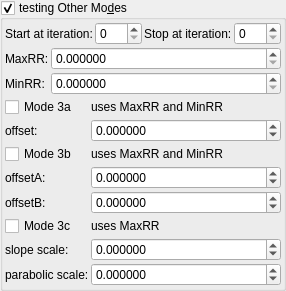
    <widget class="MyGroupBox" name="groupCheck_transf_function_enabledCy_false">
     <property name="toolTip">
      <string>&lt;html&gt;&lt;head/&gt;&lt;body&gt;&lt;p&gt;Adjusts the DE every time this slot is iterated.&lt;/p&gt;&lt;p&gt;The aim is to keep these parameters as low as possible.&lt;/p&gt;&lt;p&gt;High values improve the DE, but detail is lost.&lt;/p&gt;&lt;p&gt;Occasionally a negative Offset value is used. &lt;/p&gt;&lt;/body&gt;&lt;/html&gt;</string>
     </property>
     <property name="title">
      <string>testing Other Mo&amp;des</string>
     </property>
     <property name="checkable">
      <bool>true</bool>
     </property>
     <layout class="QVBoxLayout" name="verticalLayout_15" stretch="0,0,0">
      <property name="spacing">
       <number>2</number>
      </property>
      <property name="leftMargin">
       <number>2</number>
      </property>
      <property name="topMargin">
       <number>2</number>
      </property>
      <property name="rightMargin">
       <number>2</number>
      </property>
      <property name="bottomMargin">
       <number>2</number>
      </property>
      <item>
       <layout class="QGridLayout" name="gridLayout_65">
        <property name="spacing">
         <number>2</number>
        </property>
        <item row="1" column="1">
         <widget class="MySpinBox" name="spinboxInt_transf_start_iterations_B">
          <property name="sizePolicy">
           <sizepolicy hsizetype="Minimum" vsizetype="Maximum">
            <horstretch>0</horstretch>
            <verstretch>0</verstretch>
           </sizepolicy>
          </property>
          <property name="maximum">
           <number>999</number>
          </property>
         </widget>
        </item>
        <item row="1" column="0">
         <widget class="QLabel" name="label_250">
          <property name="text">
           <string>Start at iteration:</string>
          </property>
         </widget>
        </item>
        <item row="1" column="2">
         <widget class="QLabel" name="label_251">
          <property name="text">
           <string>Stop at iteration:</string>
          </property>
         </widget>
        </item>
        <item row="1" column="3">
         <widget class="MySpinBox" name="spinboxInt_transf_stop_iterations_B">
          <property name="sizePolicy">
           <sizepolicy hsizetype="Minimum" vsizetype="Maximum">
            <horstretch>0</horstretch>
            <verstretch>0</verstretch>
           </sizepolicy>
          </property>
          <property name="maximum">
           <number>999</number>
          </property>
         </widget>
        </item>
       </layout>
      </item>
      <item>
       <layout class="QGridLayout" name="gridLayout_35" columnstretch="0,1">
        <property name="spacing">
         <number>2</number>
        </property>
        <item row="0" column="1">
         <widget class="MyDoubleSpinBox" name="spinbox_transf_scaleE_1">
          <property name="sizePolicy">
           <sizepolicy hsizetype="Minimum" vsizetype="Maximum">
            <horstretch>0</horstretch>
            <verstretch>0</verstretch>
           </sizepolicy>
          </property>
          <property name="prefix">
           <string/>
          </property>
          <property name="suffix">
           <string/>
          </property>
          <property name="decimals">
           <number>6</number>
          </property>
          <property name="minimum">
           <double>0.000000000000000</double>
          </property>
          <property name="maximum">
           <double>99.989999999999995</double>
          </property>
          <property name="singleStep">
           <double>0.100000000000000</double>
          </property>
         </widget>
        </item>
        <item row="0" column="0">
         <widget class="QLabel" name="label_27">
          <property name="text">
           <string>MaxRR:</string>
          </property>
         </widget>
        </item>
        <item row="1" column="1">
         <widget class="MyDoubleSpinBox" name="spinbox_transf_offsetC_0">
          <property name="sizePolicy">
           <sizepolicy hsizetype="Minimum" vsizetype="Maximum">
            <horstretch>0</horstretch>
            <verstretch>0</verstretch>
           </sizepolicy>
          </property>
          <property name="prefix">
           <string/>
          </property>
          <property name="suffix">
           <string/>
          </property>
          <property name="decimals">
           <number>6</number>
          </property>
          <property name="minimum">
           <double>0.000000000000000</double>
          </property>
          <property name="maximum">
           <double>99.989999999999995</double>
          </property>
          <property name="singleStep">
           <double>0.100000000000000</double>
          </property>
         </widget>
        </item>
        <item row="1" column="0">
         <widget class="QLabel" name="label_28">
          <property name="text">
           <string>MinRR:</string>
          </property>
         </widget>
        </item>
       </layout>
      </item>
      <item>
       <layout class="QGridLayout" name="gridLayout_8" columnstretch="0,1">
        <item row="5" column="0">
         <widget class="MyCheckBox" name="checkBox_transf_function_enabledw_false">
          <property name="text">
           <string>Mode 3c</string>
          </property>
         </widget>
        </item>
        <item row="5" column="1">
         <widget class="QLabel" name="label_26">
          <property name="text">
           <string>uses MaxRR</string>
          </property>
         </widget>
        </item>
        <item row="6" column="0">
         <widget class="QLabel" name="label_19">
          <property name="text">
           <string>slope scale:</string>
          </property>
         </widget>
        </item>
        <item row="7" column="0">
         <widget class="QLabel" name="label_20">
          <property name="text">
           <string>parabolic scale:</string>
          </property>
         </widget>
        </item>
        <item row="0" column="1">
         <widget class="QLabel" name="label_25">
          <property name="text">
           <string>uses MaxRR and MinRR</string>
          </property>
         </widget>
        </item>
        <item row="7" column="1">
         <widget class="MyDoubleSpinBox" name="spinbox_transf_scaleG_1">
          <property name="sizePolicy">
           <sizepolicy hsizetype="Minimum" vsizetype="Maximum">
            <horstretch>0</horstretch>
            <verstretch>0</verstretch>
           </sizepolicy>
          </property>
          <property name="prefix">
           <string/>
          </property>
          <property name="suffix">
           <string/>
          </property>
          <property name="decimals">
           <number>6</number>
          </property>
          <property name="minimum">
           <double>-99.989999999999995</double>
          </property>
          <property name="maximum">
           <double>99.989999999999995</double>
          </property>
          <property name="singleStep">
           <double>0.100000000000000</double>
          </property>
         </widget>
        </item>
        <item row="1" column="0">
         <widget class="QLabel" name="label_17">
          <property name="text">
           <string>offset:</string>
          </property>
         </widget>
        </item>
        <item row="1" column="1">
         <widget class="MyDoubleSpinBox" name="spinbox_transf_offset_0">
          <property name="sizePolicy">
           <sizepolicy hsizetype="Minimum" vsizetype="Maximum">
            <horstretch>0</horstretch>
            <verstretch>0</verstretch>
           </sizepolicy>
          </property>
          <property name="prefix">
           <string/>
          </property>
          <property name="suffix">
           <string/>
          </property>
          <property name="decimals">
           <number>6</number>
          </property>
          <property name="minimum">
           <double>-99.989999999999995</double>
          </property>
          <property name="maximum">
           <double>99.989999999999995</double>
          </property>
          <property name="singleStep">
           <double>0.100000000000000</double>
          </property>
         </widget>
        </item>
        <item row="2" column="0">
         <widget class="MyCheckBox" name="checkBox_transf_function_enabledz_false">
          <property name="text">
           <string>Mode 3b</string>
          </property>
         </widget>
        </item>
        <item row="3" column="0">
         <widget class="QLabel" name="label_18">
          <property name="text">
           <string>offsetA:</string>
          </property>
         </widget>
        </item>
        <item row="6" column="1">
         <widget class="MyDoubleSpinBox" name="spinbox_transf_scaleF_1">
          <property name="sizePolicy">
           <sizepolicy hsizetype="Minimum" vsizetype="Maximum">
            <horstretch>0</horstretch>
            <verstretch>0</verstretch>
           </sizepolicy>
          </property>
          <property name="prefix">
           <string/>
          </property>
          <property name="suffix">
           <string/>
          </property>
          <property name="decimals">
           <number>6</number>
          </property>
          <property name="minimum">
           <double>-99.989999999999995</double>
          </property>
          <property name="maximum">
           <double>99.989999999999995</double>
          </property>
          <property name="singleStep">
           <double>0.100000000000000</double>
          </property>
         </widget>
        </item>
        <item row="2" column="1">
         <widget class="QLabel" name="label_30">
          <property name="text">
           <string>uses MaxRR and MinRR</string>
          </property>
         </widget>
        </item>
        <item row="0" column="0">
         <widget class="MyCheckBox" name="checkBox_transf_function_enabledy_false">
          <property name="text">
           <string>Mode 3a</string>
          </property>
         </widget>
        </item>
        <item row="4" column="0">
         <widget class="QLabel" name="label_29">
          <property name="text">
           <string>offsetB:</string>
          </property>
         </widget>
        </item>
        <item row="3" column="1">
         <widget class="MyDoubleSpinBox" name="spinbox_transf_offsetA_0">
          <property name="sizePolicy">
           <sizepolicy hsizetype="Minimum" vsizetype="Maximum">
            <horstretch>0</horstretch>
            <verstretch>0</verstretch>
           </sizepolicy>
          </property>
          <property name="prefix">
           <string/>
          </property>
          <property name="suffix">
           <string/>
          </property>
          <property name="decimals">
           <number>6</number>
          </property>
          <property name="minimum">
           <double>-99.989999999999995</double>
          </property>
          <property name="maximum">
           <double>99.989999999999995</double>
          </property>
          <property name="singleStep">
           <double>0.100000000000000</double>
          </property>
         </widget>
        </item>
        <item row="4" column="1">
         <widget class="MyDoubleSpinBox" name="spinbox_transf_offsetB_0">
          <property name="sizePolicy">
           <sizepolicy hsizetype="Minimum" vsizetype="Maximum">
            <horstretch>0</horstretch>
            <verstretch>0</verstretch>
           </sizepolicy>
          </property>
          <property name="prefix">
           <string/>
          </property>
          <property name="suffix">
           <string/>
          </property>
          <property name="decimals">
           <number>6</number>
          </property>
          <property name="minimum">
           <double>-99.989999999999995</double>
          </property>
          <property name="maximum">
           <double>99.989999999999995</double>
          </property>
          <property name="singleStep">
           <double>0.100000000000000</double>
          </property>
         </widget>
        </item>
       </layout>
      </item>
     </layout>
    </widget>
